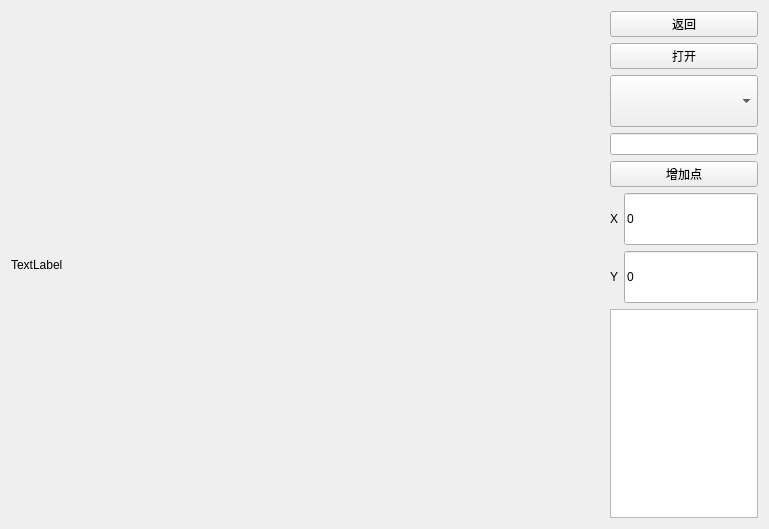
<?xml version="1.0" encoding="UTF-8"?>
<ui version="4.0">
 <class>Dimensions</class>
 <widget class="QWidget" name="Dimensions">
  <property name="geometry">
   <rect>
    <x>0</x>
    <y>0</y>
    <width>769</width>
    <height>529</height>
   </rect>
  </property>
  <property name="windowTitle">
   <string>Form</string>
  </property>
  <layout class="QGridLayout" name="gridLayout">
   <item row="0" column="0">
    <layout class="QHBoxLayout" name="horizontalLayout_5" stretch="4,1">
     <item>
      <widget class="QLabel" name="label">
       <property name="text">
        <string>TextLabel</string>
       </property>
      </widget>
     </item>
     <item>
      <layout class="QVBoxLayout" name="verticalLayout" stretch="1,1,2,1,1,2,2,8">
       <item>
        <widget class="QPushButton" name="comeback">
         <property name="text">
          <string>返回</string>
         </property>
        </widget>
       </item>
       <item>
        <widget class="QPushButton" name="openimage">
         <property name="text">
          <string>打开</string>
         </property>
        </widget>
       </item>
       <item>
        <layout class="QHBoxLayout" name="horizontalLayout_3">
         <item>
          <widget class="QComboBox" name="comboBox">
           <property name="sizePolicy">
            <sizepolicy hsizetype="Preferred" vsizetype="Preferred">
             <horstretch>0</horstretch>
             <verstretch>0</verstretch>
            </sizepolicy>
           </property>
          </widget>
         </item>
        </layout>
       </item>
       <item>
        <layout class="QHBoxLayout" name="horizontalLayout_4">
         <item>
          <widget class="QLineEdit" name="pointinfo"/>
         </item>
        </layout>
       </item>
       <item>
        <widget class="QPushButton" name="addpoint">
         <property name="text">
          <string>增加点</string>
         </property>
        </widget>
       </item>
       <item>
        <layout class="QHBoxLayout" name="horizontalLayout">
         <item>
          <widget class="QLabel" name="label_2">
           <property name="text">
            <string>X</string>
           </property>
          </widget>
         </item>
         <item>
          <widget class="QLineEdit" name="xpointval">
           <property name="sizePolicy">
            <sizepolicy hsizetype="Expanding" vsizetype="Preferred">
             <horstretch>0</horstretch>
             <verstretch>0</verstretch>
            </sizepolicy>
           </property>
           <property name="text">
            <string>0</string>
           </property>
          </widget>
         </item>
        </layout>
       </item>
       <item>
        <layout class="QHBoxLayout" name="horizontalLayout_2">
         <item>
          <widget class="QLabel" name="label_3">
           <property name="text">
            <string>Y</string>
           </property>
          </widget>
         </item>
         <item>
          <widget class="QLineEdit" name="ypointval">
           <property name="sizePolicy">
            <sizepolicy hsizetype="Expanding" vsizetype="Preferred">
             <horstretch>0</horstretch>
             <verstretch>0</verstretch>
            </sizepolicy>
           </property>
           <property name="text">
            <string>0</string>
           </property>
          </widget>
         </item>
        </layout>
       </item>
       <item>
        <widget class="QTextEdit" name="textEdit"/>
       </item>
      </layout>
     </item>
    </layout>
   </item>
  </layout>
 </widget>
 <resources/>
 <connections/>
</ui>
